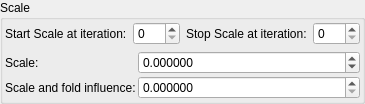
       <widget class="QGroupBox" name="groupBox_5">
        <property name="title">
         <string>Scale</string>
        </property>
        <layout class="QVBoxLayout" name="verticalLayout_13">
         <property name="leftMargin">
          <number>2</number>
         </property>
         <property name="topMargin">
          <number>2</number>
         </property>
         <property name="rightMargin">
          <number>2</number>
         </property>
         <property name="bottomMargin">
          <number>2</number>
         </property>
         <item>
          <layout class="QGridLayout" name="gridLayout_13">
           <item row="1" column="3">
            <widget class="MySpinBox" name="spinboxInt_transf_stop_iterations_S">
             <property name="sizePolicy">
              <sizepolicy hsizetype="Preferred" vsizetype="Maximum">
               <horstretch>0</horstretch>
               <verstretch>0</verstretch>
              </sizepolicy>
             </property>
             <property name="maximum">
              <number>999</number>
             </property>
            </widget>
           </item>
           <item row="1" column="2">
            <widget class="QLabel" name="label_48">
             <property name="text">
              <string>Stop Scale at iteration:</string>
             </property>
            </widget>
           </item>
           <item row="1" column="1">
            <widget class="MySpinBox" name="spinboxInt_transf_start_iterations_S">
             <property name="sizePolicy">
              <sizepolicy hsizetype="Minimum" vsizetype="Maximum">
               <horstretch>0</horstretch>
               <verstretch>0</verstretch>
              </sizepolicy>
             </property>
             <property name="minimum">
              <number>0</number>
             </property>
             <property name="maximum">
              <number>999</number>
             </property>
             <property name="value">
              <number>0</number>
             </property>
            </widget>
           </item>
           <item row="1" column="0">
            <widget class="QLabel" name="label_66">
             <property name="text">
              <string>Start Scale at iteration:</string>
             </property>
            </widget>
           </item>
          </layout>
         </item>
         <item>
          <layout class="QGridLayout" name="gridLayout_30" columnstretch="0,2">
           <property name="spacing">
            <number>2</number>
           </property>
           <item row="0" column="1">
            <widget class="MyDoubleSpinBox" name="spinbox_mandelbox_scale">
             <property name="sizePolicy">
              <sizepolicy hsizetype="Minimum" vsizetype="Maximum">
               <horstretch>0</horstretch>
               <verstretch>0</verstretch>
              </sizepolicy>
             </property>
             <property name="prefix">
              <string/>
             </property>
             <property name="suffix">
              <string/>
             </property>
             <property name="decimals">
              <number>6</number>
             </property>
             <property name="minimum">
              <double>-100000.000000000000000</double>
             </property>
             <property name="maximum">
              <double>100000.000000000000000</double>
             </property>
             <property name="singleStep">
              <double>0.100000000000000</double>
             </property>
            </widget>
           </item>
           <item row="1" column="1">
            <widget class="MyDoubleSpinBox" name="spinbox_transf_scale_1">
             <property name="sizePolicy">
              <sizepolicy hsizetype="Minimum" vsizetype="Maximum">
               <horstretch>0</horstretch>
               <verstretch>0</verstretch>
              </sizepolicy>
             </property>
             <property name="prefix">
              <string/>
             </property>
             <property name="suffix">
              <string/>
             </property>
             <property name="decimals">
              <number>6</number>
             </property>
             <property name="minimum">
              <double>0.000000000000000</double>
             </property>
             <property name="maximum">
              <double>10.000000000000000</double>
             </property>
             <property name="singleStep">
              <double>0.100000000000000</double>
             </property>
            </widget>
           </item>
           <item row="1" column="0">
            <widget class="QLabel" name="label_173">
             <property name="text">
              <string>Scale and fold influence:</string>
             </property>
            </widget>
           </item>
           <item row="0" column="0">
            <widget class="QLabel" name="label_140">
             <property name="text">
              <string>Scale:</string>
             </property>
            </widget>
           </item>
          </layout>
         </item>
        </layout>
       </widget>
